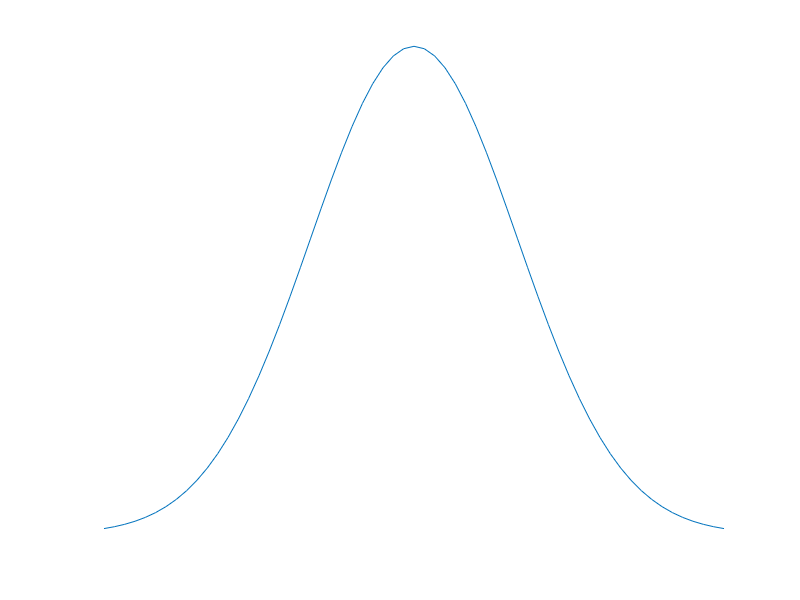

MATLAB code to generate this figure: (Note: this script raises an error after producing the figure.)

addpath('E:\Repository\Experiments\Lei.Zhang\SE3Bingham\utils\export_fig\');

%% 1D gaussian
x = [-3:.1:3];
y = normpdf(x,0,1);
plot(x,y)
%% wide spread 3D gaussian distribution
% mu = [0 0];
% Sigma = [0.9 0.2; 0.2 0.9];
% 
% x1 = -3:0.2:3;
% x2 = -3:0.2:3;
% [X1,X2] = meshgrid(x1,x2);
% X = [X1(:) X2(:)];
% 
% y = mvnpdf(X,mu,Sigma);
% y = reshape(y,length(x2),length(x1));

%% surf plot 3d
% surf(x1,x2,y)
% caxis([min(y(:))-0.5*range(y(:)),max(y(:))])
% axis([-3 3 -3 3 0 0.4])
% xlabel('x1')
% ylabel('x2')
% zlabel('Probability Density')

%% export to pdf
set(gca, 'FontSize', 16);

% set(gca,'visible','off')
% axis vis3d; axis equal;
% xlabel('x');ylabel('y');zlabel('z');
axis off
grid on; 
grid minor;
box on;


% set(findall(gcf,'type','text'),'FontSize',16);
filename = ['wide_spread_gaussian.pdf'];
export_fig(gcf, filename, '-transparent');
